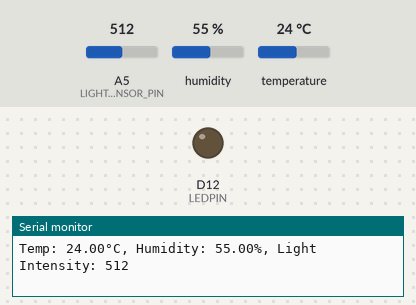
Bench run of a sketch on a simulated Arduino Uno R4 WiFi. On the bench: output pins drawn as LEDs (lit = HIGH), the last lines printed to the serial monitor. Inputs (shaded band) come from the test bench; at power-on: temperature 24 °C, A5 (LIGHT_SENSOR_PIN) = 512, humidity 55 %. WiFi joins after 1.5 s; servers stay silent unless stated; not simulated (calls return 0 or success): arduino_secrets.h.

Above: at 2.7 s.
2.8 s: temperature set to 27 °C
At 7.0 s:
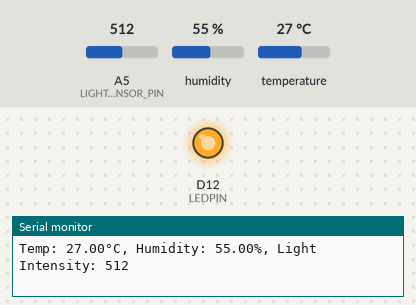
8.6 s: temperature set to 12 °C
At 13.1 s:
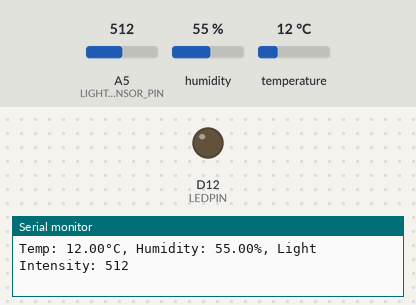
14.4 s: temperature set to 28 °C
At 17.9 s:
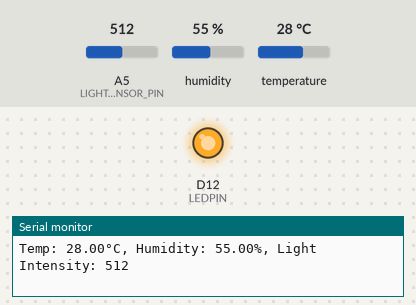
Timing chart, 0 to 19.4 s (numbered marks = the images above; inputs shaded):
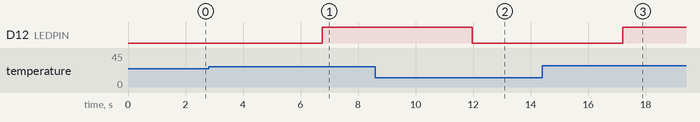

Measured:
- the behaviour switches between 25 and 26 °C on temperature (found by bisection; images 0 and 1)
- after the input at 2.8 s, D12 (LEDPIN): LOW → HIGH after 3.9 s
- after the input at 8.6 s, D12 (LEDPIN): HIGH → LOW after 3.4 s
- after the input at 14.4 s, D12 (LEDPIN): LOW → HIGH after 2.8 s

The sketch:

projekt_server.ino
```cpp
#include "WiFiS3.h"
#include "arduino_secrets.h"
#include <ArduinoJson.h>
#include <DHT.h>
#include <Wire.h>


// WiFi Cred
const char* ssid = SECRET_SSID;
const char* password = SECRET_PASS;
const char* server = "192.168.0.229";  // Flask server
int port = 5000;

WiFiClient client;

// DHT Sensor Setup
#define DHTPIN 5
#define DHTTYPE DHT11
DHT dht(DHTPIN, DHTTYPE);

// LED Setup
#define LEDPIN 12

// LDR Setup
#define LIGHT_SENSOR_PIN A5

void sendSensorData(float temp, float hum, int lightIntensity, int on_off) {
  if (client.connect(server, port)) {
    Serial.println("Connected to server!");

    // JSON object
    StaticJsonDocument<200> jsonDoc;
    jsonDoc["temp"] = temp;
    jsonDoc["hum"] = hum;
    jsonDoc["light_intensity"] = lightIntensity;
    jsonDoc["on_off"] = on_off;

    // JSON to string
    String jsonString;
    serializeJson(jsonDoc, jsonString);

    // Send HTTP POST request
    client.println("POST /send_sensor_data HTTP/1.1");
    client.println("Host: " + String(server));
    client.println("Content-Type: application/json");
    client.println("Content-Length: " + String(jsonString.length()));
    client.println();
    client.println(jsonString);

    Serial.println("Data sent: " + jsonString);
  } else {
    Serial.println("Connection failed!");
  }

  client.stop();
}

void setup() {
  Serial.begin(115200);
  WiFi.begin(ssid, password);

  Serial.print("Connecting to WiFi...");
  while (WiFi.status() != WL_CONNECTED) {
    delay(500);
    Serial.print(".");
  }
  Serial.println("Connected!");

  // Initialize DHT sensor
  dht.begin();

  // LED pin as output
  pinMode(LEDPIN, OUTPUT);

  pinMode(LIGHT_SENSOR_PIN, INPUT);
}

void loop() {
  // Read temperature and humidity
  float temp = dht.readTemperature();
  float hum = dht.readHumidity();

  // Check if readings are valid
  if (isnan(temp) || isnan(hum)) {
    Serial.println("Failed to read from DHT sensor!");
    return;
  }

  int lightIntensity = analogRead(LIGHT_SENSOR_PIN);

  // Control LED based on temperature
  int on_off = (temp >= 26) ? 1 : 0;
  digitalWrite(LEDPIN, on_off);

  // Send data to Flask server
  sendSensorData(temp, hum, lightIntensity, on_off);

  Serial.print("Temp: ");
  Serial.print(temp);
  Serial.print("°C, Humidity: ");
  Serial.print(hum);
  Serial.print("%, Light Intensity: ");
  Serial.println(lightIntensity);

  delay(5000);
}
```
